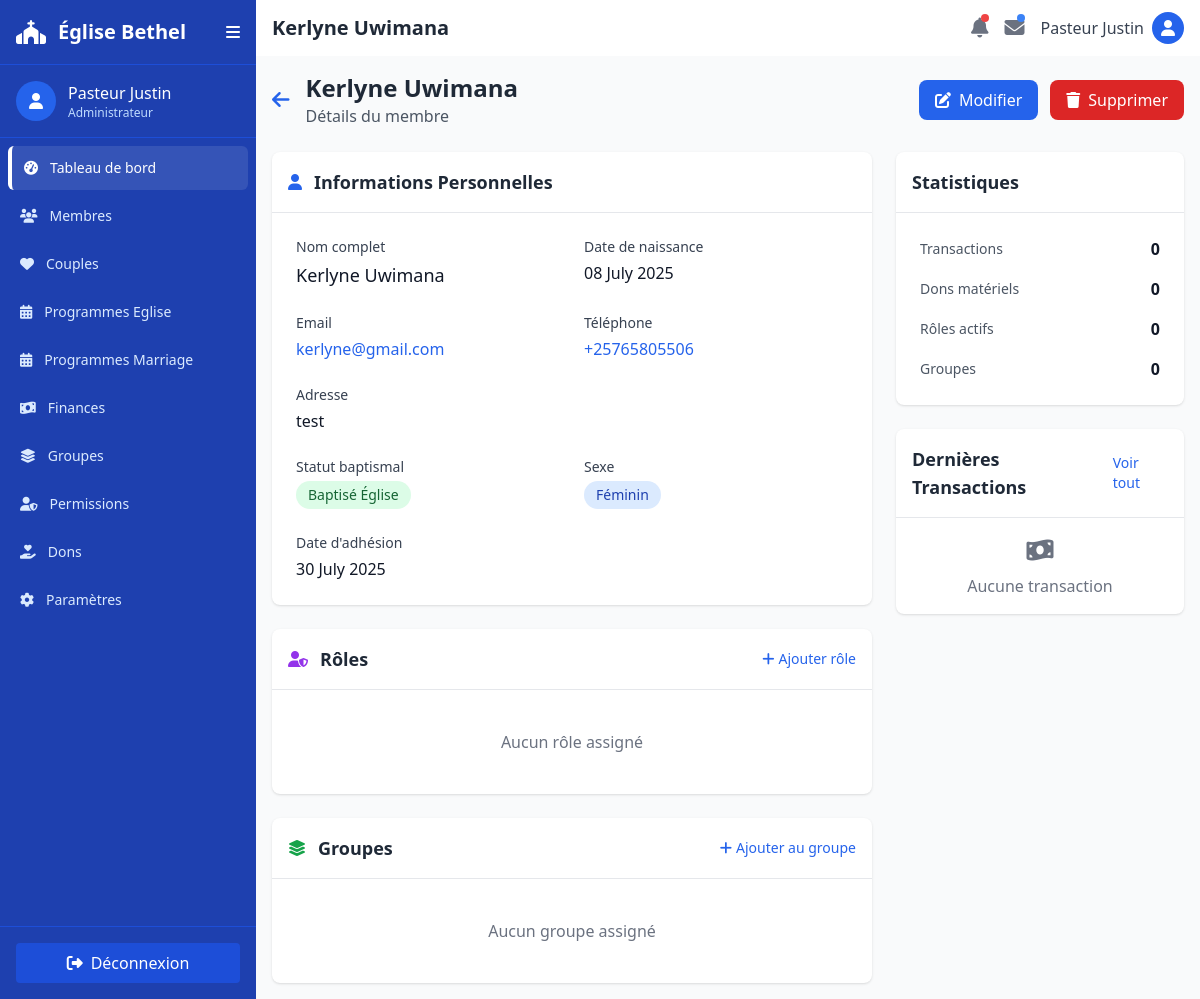
Screenshot of /membres/1/ (signed in) with the database file from the repository.
### core/models.py (models this page shows, shortened)
class Membre(models.Model):
    SEXE_CHOICES = [
        ('M', 'Masculin'),
        ('F', 'Féminin'),
    ]
    STATUT_BAPTISMAL_CHOICES = [
        ('baptise_eglise', 'Baptisé Église'),
        ('non_baptise', 'Non Baptisé'),
        ('baptise_autre_eglise', 'Baptisé Autre Église'),
    ]
    nom = models.CharField(max_length=100)
    prenom = models.CharField(max_length=100)
    date_naissance = models.DateField()
    adresse = models.TextField()
    telephone = models.CharField(
        max_length=20,
        validators=[RegexValidator(r'^\+?1?\d{9,15}$', 'Numéro de téléphone invalide')]
    )
    email = models.EmailField(unique=True)
    sexe = models.CharField(
        max_length=1,
        choices=SEXE_CHOICES,
        null=True,
        blank=True,
        verbose_name="Sexe"
    )
    statut_baptismal = models.CharField(
        max_length=25,
        choices=STATUT_BAPTISMAL_CHOICES,
        default='non_baptise'
    )
    date_adhesion = models.DateField()
    photo_profil_url = models.URLField(blank=True, null=True)
    created_at = models.DateTimeField(auto_now_add=True)
    updated_at = models.DateTimeField(auto_now=True)
    class Meta:
        verbose_name = "Membre"
        verbose_name_plural = "Membres"
        ordering = ['nom', 'prenom']
    @property
    def nom_complet(self):
        return f"{self.prenom} {self.nom}"

### core/views.py (the view)
# urls.py: path('membres/<int:pk>/', views.membre_detail_view, name='membre_detail'),
@login_required
def membre_detail_view(request, pk):
    membre = get_object_or_404(Membre, pk=pk)
    roles = MembreRole.objects.filter(membre=membre).select_related('role')
    groupes = MembreGroupe.objects.filter(membre=membre).select_related('groupe')
    transactions = TransactionFinanciere.objects.filter(membre=membre).order_by('-date_transaction')[:10]
    dons_materiels = DonMateriel.objects.filter(membre=membre).order_by('-date_don')[:5]
    context = {
        'membre': membre,
        'roles': roles,
        'groupes': groupes,
        'transactions': transactions,
        'dons_materiels': dons_materiels,
    }
    return render(request, 'membre/membre_detail.html', context)

### core/templates/membre/membre_detail.html (shortened to what this page needs)
{% extends "core/base.html" %}
{% block title %}{{ membre.nom_complet }}{% endblock title %}
{% block body %}
<main class="flex-1 overflow-y-auto p-4 bg-gray-50">
    <div class="flex justify-between items-center mb-6">
        <div class="flex items-center">
            <a href="{% url 'membre_list' %}" class="text-blue-600 hover:text-blue-800 mr-4">
                <i class="fas fa-arrow-left text-xl"></i>
            </a>
            <div>
                <h2 class="text-2xl font-bold text-gray-800">{{ membre.nom_complet }}</h2>
                <p class="text-gray-600">Détails du membre</p>
            </div>
        </div>
        <div class="flex space-x-3">
            <button onclick="window.location.href='{% url 'membre_update' membre.pk %}'" class="bg-blue-600 hover:bg-blue-700 text-white px-4 py-2 rounded-lg flex items-center">
                <i class="fas fa-edit mr-2"></i>
                Modifier
            </button>
            <button class="bg-red-600 hover:bg-red-700 text-white px-4 py-2 rounded-lg flex items-center">
                <i class="fas fa-trash mr-2"></i>
                Supprimer
            </button>
        </div>
    </div>
    <div class="grid grid-cols-1 lg:grid-cols-3 gap-6">
        <div class="lg:col-span-2 space-y-6">
            <div class="bg-white rounded-lg shadow overflow-hidden">
                <div class="p-4 border-b border-gray-200 flex items-center">
                    <i class="fas fa-user text-blue-600 mr-3"></i>
                    <h3 class="text-lg font-semibold text-gray-800">Informations Personnelles</h3>
                </div>
                <div class="p-6">
                    <div class="grid grid-cols-1 md:grid-cols-2 gap-6">
                        <div>
                            <label class="block text-sm font-medium text-gray-700 mb-1">Nom complet</label>
                            <p class="text-lg text-gray-900">{{ membre.nom_complet }}</p>
                        </div>
                        <div>
                            <label class="block text-sm font-medium text-gray-700 mb-1">Date de naissance</label>
                            <p class="text-gray-900">{{ membre.date_naissance|date:"d F Y" }}</p>
                        </div>
                        <div>
                            <label class="block text-sm font-medium text-gray-700 mb-1">Email</label>
                            <p class="text-gray-900">
                                <a href="mailto:{{ membre.email }}" class="text-blue-600 hover:text-blue-800">
                                    {{ membre.email }}
                                </a>
                            </p>
                        </div>
                        <div>
                            <label class="block text-sm font-medium text-gray-700 mb-1">Téléphone</label>
                            <p class="text-gray-900">
                                <a href="tel:{{ membre.telephone }}" class="text-blue-600 hover:text-blue-800">
                                    {{ membre.telephone }}
                                </a>
                            </p>
                        </div>
                        <div class="md:col-span-2">
                            <label class="block text-sm font-medium text-gray-700 mb-1">Adresse</label>
                            <p class="text-gray-900">{{ membre.adresse }}</p>
                        </div>
                        <div>
                            <label class="block text-sm font-medium text-gray-700 mb-1">Statut baptismal</label>
                            <span class="inline-flex px-3 py-1 text-sm font-medium rounded-full
                                {% if membre.statut_baptismal == 'baptise_eglise' %}bg-green-100 text-green-800
                                {% elif membre.statut_baptismal == 'baptise_autre_eglise' %}bg-blue-100 text-blue-800
                                {% else %}bg-yellow-100 text-yellow-800{% endif %}">
                                {{ membre.get_statut_baptismal_display }}
                            </span>
                        </div>
                        <div>
                            <label class="block text-sm font-medium text-gray-700 mb-1">Sexe</label>
                            <span class="inline-flex px-3 py-1 text-sm font-medium rounded-full
                                {% if membre.sexe == 'M' %}bg-green-100 text-green-800
                                {% elif membre.sexe == 'F' %}bg-blue-100 text-blue-800
                                {% else %}bg-yellow-100 text-yellow-800{% endif %}">
                                {{ membre.get_sexe_display }}
                            </span>
                        </div>
                        <div>
                            <label class="block text-sm font-medium text-gray-700 mb-1">Date d'adhésion</label>
                            <p class="text-gray-900">{{ membre.date_adhesion|date:"d F Y" }}</p>
                        </div>
                    </div>
                </div>
            </div>
            <div class="bg-white rounded-lg shadow overflow-hidden">
                <div class="p-4 border-b border-gray-200 flex items-center justify-between">
                    <div class="flex items-center">
                        <i class="fas fa-user-shield text-purple-600 mr-3"></i>
                        <h3 class="text-lg font-semibold text-gray-800">Rôles</h3>
                    </div>
                    <button class="text-blue-600 hover:text-blue-800 text-sm">
                        <i class="fas fa-plus mr-1"></i>Ajouter rôle
                    </button>
                </div>
                <div class="p-6">
                    {% if roles %}
                        <div class="flex flex-wrap gap-2">
                            {% for membre_role in roles %}
                            <span class="inline-flex items-center px-3 py-1 rounded-full text-sm font-medium bg-purple-100 text-purple-800">
                                {{ membre_role.role.get_nom_role_display }}
                                <button class="ml-2 text-purple-600 hover:text-purple-800">
                                    <i class="fas fa-times text-xs"></i>
                                </button>
                            </span>
                            {% endfor %}
                        </div>
                    {% else %}
                        <p class="text-gray-500 text-center py-4">Aucun rôle assigné</p>
                    {% endif %}
                </div>
            </div>
            <div class="bg-white rounded-lg shadow overflow-hidden">
                <div class="p-4 border-b border-gray-200 flex items-center justify-between">
                    <div class="flex items-center">
                        <i class="fas fa-layer-group text-green-600 mr-3"></i>
                        <h3 class="text-lg font-semibold text-gray-800">Groupes</h3>
                    </div>
                    <button class="text-blue-600 hover:text-blue-800 text-sm">
                        <i class="fas fa-plus mr-1"></i>Ajouter au groupe
                    </button>
                </div>
                <div class="p-6">
                    {% if groupes %}
                        <div class="space-y-3">
                            {% for membre_groupe in groupes %}
                            <div class="flex items-center justify-between p-3 bg-gray-50 rounded-lg">
                                <div class="flex items-center">
                                    <div class="h-8 w-8 bg-green-100 rounded-full flex items-center justify-center mr-3">
                                        <i class="fas fa-users text-green-600 text-sm"></i>
                                    </div>
                                    <span class="font-medium text-gray-900">{{ membre_groupe.groupe.nom_groupe }}</span>
                                </div>
                                <button class="text-red-600 hover:text-red-800">
                                    <i class="fas fa-times"></i>
                                </button>
                            </div>
                            {% endfor %}
                        </div>
                    {% else %}
                        <p class="text-gray-500 text-center py-4">Aucun groupe assigné</p>
                    {% endif %}
                </div>
            </div>
        </div>
        <div class="space-y-6">
            <div class="bg-white rounded-lg shadow overflow-hidden">
                <div class="p-4 border-b border-gray-200">
                    <h3 class="text-lg font-semibold text-gray-800">Statistiques</h3>
                </div>
                <div class="p-6 space-y-4">
                    <div class="flex justify-between items-center">
                        <span class="text-sm text-gray-600">Transactions</span>
                        <span class="font-semibold text-gray-900">{{ transactions.count }}</span>
                    </div>
                    <div class="flex justify-between items-center">
                        <span class="text-sm text-gray-600">Dons matériels</span>
                        <span class="font-semibold text-gray-900">{{ dons_materiels.count }}</span>
                    </div>
                    <div class="flex justify-between items-center">
                        <span class="text-sm text-gray-600">Rôles actifs</span>
                        <span class="font-semibold text-gray-900">{{ roles.count }}</span>
                    </div>
                    <div class="flex justify-between items-center">
                        <span class="text-sm text-gray-600">Groupes</span>
                        <span class="font-semibold text-gray-900">{{ groupes.count }}</span>
                    </div>
                </div>
            </div>
            <div class="bg-white rounded-lg shadow overflow-hidden">
                <div class="p-4 border-b border-gray-200 flex items-center justify-between">
                    <h3 class="text-lg font-semibold text-gray-800">Dernières Transactions</h3>
                    <a href="#" class="text-blue-600 hover:text-blue-800 text-sm">Voir tout</a>
                </div>
                <div class="divide-y divide-gray-200">
                    {% for transaction in transactions|slice:":5" %}
                    <div class="p-4 hover:bg-gray-50">
                        <div class="flex items-center justify-between">
                            <div class="flex items-center">
                                <div class="h-8 w-8 rounded-full flex items-center justify-center mr-3
                                    {% if transaction.type_transaction == 'offrande' %}bg-green-100 text-green-600
                                    {% elif transaction.type_transaction == 'don' %}bg-blue-100 text-blue-600
                                    {% else %}bg-red-100 text-red-600{% endif %}">
                                    <i class="fas fa-{% if transaction.type_transaction == 'offrande' %}hand-holding-heart{% elif transaction.type_transaction == 'don' %}gift{% else %}credit-card{% endif %} text-sm"></i>
                                </div>
                                <div>
                                    <p class="text-sm font-medium text-gray-900">{{ transaction.get_type_transaction_display }}</p>
                                    <p class="text-xs text-gray-500">{{ transaction.date_transaction|date:"d/m/Y" }}</p>
                                </div>
                            </div>
                            <span class="text-sm font-semibold {% if transaction.type_transaction == 'depense' %}text-red-600{% else %}text-green-600{% endif %}">
                                {% if transaction.type_transaction == 'depense' %}-{% else %}+{% endif %}${{ transaction.montant }}
                            </span>
                        </div>
                    </div>
                    {% empty %}
                    <div class="p-4 text-center text-gray-500">
                        <i class="fas fa-money-bill-wave text-2xl mb-2 block"></i>
                        Aucune transaction
                    </div>
                    {% endfor %}
                </div>
            </div>
        </div>
    </div>
</main>
{% endblock body %}

### rows the page displays
Membre: nom_complet "Kerlyne Uwimana", date_naissance "08 July 2025", email "kerlyne@gmail.com", telephone "+25765805506", adresse "test", statut_baptismal "Baptisé Église", sexe "Féminin", date_adhesion "30 July 2025"

### other values shown
{{ transactions.count }} "0"
{{ dons_materiels.count }} "0"
{{ roles.count }} "0"
{{ groupes.count }} "0"
